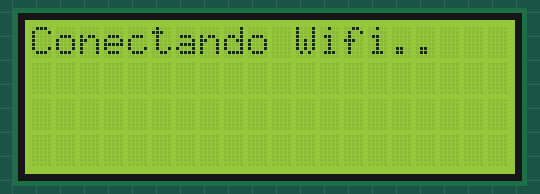
A program run on a simulated ESP32-S3. Shown: 20×4 character LCD. WiFi joins after 1.5 s; servers stay silent unless stated; uploads are accepted with an empty reply; the local clock reads 2024-03-15 10:24:30 at power-on unless the program sets it. At 3.5 s the program stops and its outputs stay as they are.

Above: at 0.6 s.
At 1.9 s:
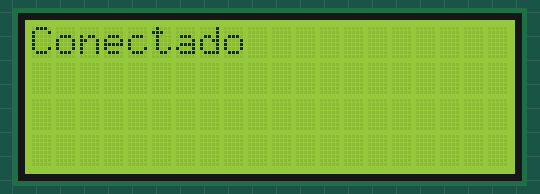
At 2.4 s:
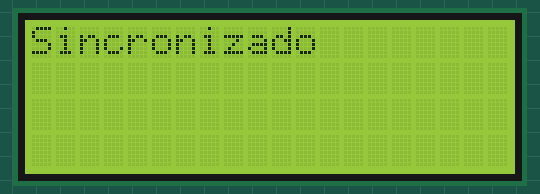
At 2.95 s:
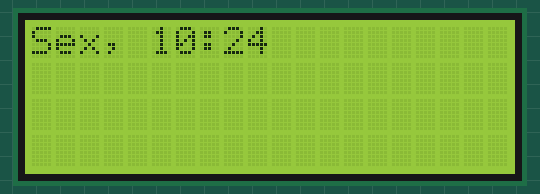
At 3.3 s:
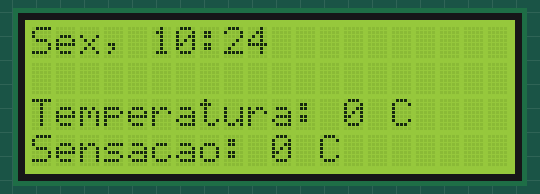

The program:

main.cpp
```cpp
#include <Arduino.h>
#include <WiFi.h>
#include <HTTPClient.h>
#include <LiquidCrystal_I2C.h>
#include <time.h>
#include <string.h>
#include <esp_sntp.h>

LiquidCrystal_I2C lcd (0x27, 20, 4);

String pedirParaApiClima(String);

const char* nomeRedeWiFi = "SENAI EDUCACIONAL";
const char* senhaRedeWiFi = "info@134";
const String enderecoAPI = "https://wttr.in/Sao+Caetano+do+Sul?m&lang=pt&format=";

//TODO =========== Servidores ===========
const char* NTP1 = "a.st1.ntp.br";
const char* NTP2 = "pool.ntp.org";
const char* FUSO = "<-03>3";
const char* DIAS[] = {"Dom", "Seg", "Ter", "Qua", "Qui", "Sex", "Sab"};

void setup()
{
  sntp_set_sync_interval(60*60*1000); //? intervalo de atualizacao da hora na internet padrao 1*60*60*1000 (1 hora)
  lcd.init();
  lcd.backlight();
  Serial.begin(115200);
  WiFi.begin(nomeRedeWiFi, senhaRedeWiFi);

  lcd.setCursor(0, 0);
  lcd.print("Conectando Wifi");
  while(WiFi.status() != WL_CONNECTED)
  {
    for(int i = 15; i < 18; i++)
    {
      lcd.setCursor(i, 0);
      lcd.print(".");
      if(WiFi.status() == WL_CONNECTED)
        break;
      delay(500);
    }
    lcd.setCursor(15, 0);
    lcd.print("   ");
    delay(200);
  }
  lcd.clear();
  lcd.setCursor(0, 0);
  lcd.print("Conectado");
  delay(500);

  //? Configuracao de fuso e servidores NTP e inicia a sincronizacao
  configTzTime(FUSO, NTP1, NTP2);

  struct tm agora;
  lcd.clear();
  lcd.setCursor(0, 0);
  lcd.print("Sincronizando hora");
  while(!getLocalTime(&agora)) //? o parametro é o endereco da estrutura tipo tm
  {
    for(int i = 15; i < 18; i++)
    {
      lcd.setCursor(i, 0);
      lcd.print(".");
      if(WiFi.status() == WL_CONNECTED)
        break;
      delay(500);
    }
    lcd.setCursor(15, 0);
    lcd.print("   ");
    delay(200);
  }
  lcd.clear();
  lcd.setCursor(0, 0);
  lcd.print("Sincronizado");
  delay(500);
  lcd.clear();

  lcd.setCursor(0, 0);
  lcd.printf("%s, %02d:%02d", DIAS[agora.tm_wday], agora.tm_hour, agora.tm_min);
}

void loop()
{
  unsigned long now = millis();
  static unsigned long tempoInicial = 0;
  const long umMinuto = 60000;

  struct tm agora;
  if(getLocalTime(&agora) && now >= tempoInicial + umMinuto)
  {
    lcd.setCursor(0, 0);
    lcd.printf("%s, %02d:%02d", DIAS[agora.tm_wday], agora.tm_hour, agora.tm_min);
    tempoInicial = now;
  }

  lcd.setCursor(0, 2);
  lcd.printf("Temperatura: %d C", pedirParaApiClima("%t").toInt());
  lcd.setCursor(0, 3);
  lcd.printf("Sensacao: %d C", pedirParaApiClima("%f").toInt());

  static int i = 0;
  static unsigned long tempoInicialRolagemTexto = 0;
  String condicaoClimatica = pedirParaApiClima("%C");
  while(i < sizeof(condicaoClimatica)-7)
  {
    if(now >= tempoInicialRolagemTexto + 1000)
    {
      lcd.setCursor(0, 1);
      String textoCortado = condicaoClimatica.substring(0+i,20+i);
      lcd.print(textoCortado);
      i++;
      tempoInicialRolagemTexto = now;
    }
  }
  i = 0;
}

String pedirParaApiClima(String codigo)
{
  HTTPClient http;
  http.begin(enderecoAPI + codigo);

  int codigoHTTP = http.GET();
  String resposta;

  if(codigoHTTP == 200)
  {
    resposta = http.getString();
  }
  else
  {
    Serial.printf("\n\rDeu erro. Código: %d", codigoHTTP);
  }
  http.end();
  return resposta;
}
```

Measured:
- what the display in image 1 shows lasts 0.5 s, from 1.8 s to 2.3 s
